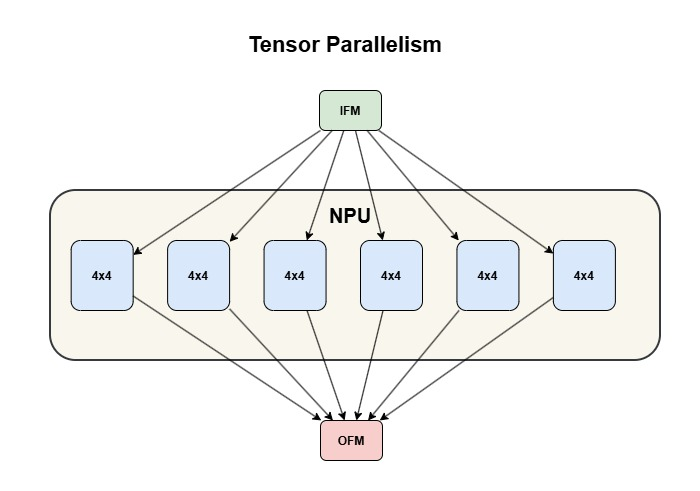
#> input picture versal_2ve/examples/cpp_examples/vart_multi_tenancy/images/latency.jpg, 700 x 491 px
$ python jpeg_to_binary.py --input ../cpp_examples/vart_multi_tenancy/images/latency.jpg
#> lines starting #> are read from the running program, lines starting #| are printed output that depends on the picture
#!/usr/bin/env python3
"""
JPEG to Binary (.bin) Preprocessor

Resizes, normalizes (mean subtraction + scaling), and converts a JPEG image
into a raw binary file suitable for NPU inference input (IFM).

Processing pipeline:
  1. Load JPEG and convert to RGB.
  2. Resize to the target spatial dimensions (--shape, default 224x224).
  3. Rearrange channels to the requested pixel format (--format).
  4. Normalize: output = (pixel - MEAN) * SCALE   (per-channel).
  5. Cast to the requested data type (--dtype, default FP16).
  6. Write raw binary to disk.

The MEAN and SCALE constants at the top of this script control
per-channel normalization. They are specified in R, G, B order and
automatically reordered for BGR-based formats.
Edit them to match the preprocessing expected by your model.

Usage examples:
    python jpeg_to_binary.py -i input.jpg -f RGB
    python jpeg_to_binary.py -i input.jpg -f RGBP --shape 224x224 --dtype FP32
    python jpeg_to_binary.py -i input.jpg -f BGR -o output.bin
"""

import argparse
import numpy as np
from PIL import Image
import os
import sys

# ---------------------------------------------------------------------------
# Preprocessing constants — edit these to match your model's requirements.
# Per-channel values are applied in R, G, B order.
# Normalization: output = (pixel - MEAN) * SCALE
# Default values below are for ResNet50.
# ---------------------------------------------------------------------------
MEAN  = [123.675, 116.28, 103.53]      # per-channel mean subtraction
SCALE = [0.017124, 0.017507, 0.017429]  # per-channel scale factor

SUPPORTED_FORMATS = [
    "RGB", "BGR", "RGBx", "BGRx", "RGBP", "BGRP",
]

SUPPORTED_DTYPES = {
    "INT8":    np.int8,
    "FP16":    np.float16,
    "FP32":    np.float32,
    "BF16":    None,           # handled separately (no native numpy type)
}


def float32_to_bfloat16(arr):
    """Convert a float32 numpy array to bfloat16 stored as uint16."""
    f32 = arr.astype(np.float32)
    raw = np.frombuffer(f32.tobytes(), dtype=np.uint32)
    bf16 = (raw >> 16).astype(np.uint16)
    return bf16


def parse_args():
    parser = argparse.ArgumentParser(
        description="Convert JPEG image to raw binary (.bin) file",
        formatter_class=argparse.RawDescriptionHelpFormatter,
        epilog="Supported formats:\n  " + ", ".join(SUPPORTED_FORMATS)
               + "\n\nSupported data types:\n  " + ", ".join(SUPPORTED_DTYPES.keys())
               + "\n\nMean and scale are configured via the MEAN / SCALE constants\n"
                 "at the top of the script (per-channel, R/G/B order).",
    )
    parser.add_argument("-i", "--input", required=True,
                        help="Input JPEG file path")
    parser.add_argument("-f", "--format", default="RGBP", choices=SUPPORTED_FORMATS,
                        metavar="FORMAT", help="Output pixel format (default: RGBP)")
    parser.add_argument("-o", "--output",
                        help="Output .bin file (default: <input>_<format>.bin)")
    parser.add_argument("--shape", default="224x224",
                        help="Resize to WxH before conversion (default: 224x224)")
    parser.add_argument("--dtype", choices=list(SUPPORTED_DTYPES.keys()),
                        default="FP16", metavar="DTYPE",
                        help="Output data type (default: FP16)")
    return parser.parse_args()


def parse_shape(shape_str):
    try:
        w, h = shape_str.lower().split("x")
        return int(w), int(h)
    except (ValueError, AttributeError):
        print(f"Error: Invalid shape '{shape_str}'. Expected WxH (e.g. 224x224).")
        sys.exit(1)


def convert_format(img_rgb, fmt):
    """
    Convert uint8 RGB image to the requested pixel format.

    Returns (data, shape_info_str, layout_str).
    """
    h, w = img_rgb.shape[:2]

    if fmt == "RGB":
        return img_rgb.copy(), f"({h}, {w}, 3)", "HWC"

    if fmt == "BGR":
        return img_rgb[:, :, ::-1].copy(), f"({h}, {w}, 3)", "HWC"

    if fmt == "RGBx":
        x = np.zeros((h, w, 1), dtype=np.uint8)
        return np.concatenate([img_rgb, x], axis=2), f"({h}, {w}, 4)", "HWC"

    if fmt == "BGRx":
        x = np.zeros((h, w, 1), dtype=np.uint8)
        return np.concatenate([img_rgb[:, :, ::-1], x], axis=2), f"({h}, {w}, 4)", "HWC"

    if fmt == "RGBP":
        d = img_rgb.transpose(2, 0, 1).copy()
        return d, f"(3, {h}, {w})", "CHW (Planar RGB)"

    if fmt == "BGRP":
        d = img_rgb[:, :, ::-1].transpose(2, 0, 1).copy()
        return d, f"(3, {h}, {w})", "CHW (Planar BGR)"

    raise ValueError(f"Unsupported format: {fmt}")


def apply_mean_scale(data, fmt):
    """Apply per-channel MEAN subtraction and SCALE multiplication.

    MEAN and SCALE are defined in R, G, B order. For BGR-based formats the
    values are automatically reordered to B, G, R so that each channel gets
    the correct normalization.
    """
    num_ch = 3
    mean = np.array(MEAN[:num_ch], dtype=np.float64)
    scale = np.array(SCALE[:num_ch], dtype=np.float64)

    # Reorder mean/scale for BGR-based formats (B, G, R)
    if fmt in ("BGR", "BGRx", "BGRP"):
        mean = mean[::-1].copy()
        scale = scale[::-1].copy()

    data = data.astype(np.float64)

    if fmt in ("RGBP", "BGRP"):
        # CHW layout: shape is (C, H, W)
        for c in range(num_ch):
            data[c] = (data[c] - mean[c]) * scale[c]
    elif fmt in ("RGBx", "BGRx"):
        # HWC layout with 4 channels: apply to first 3 only
        for c in range(num_ch):
            data[:, :, c] = (data[:, :, c] - mean[c]) * scale[c]
    else:
        # HWC layout with 3 channels
        for c in range(num_ch):
            data[:, :, c] = (data[:, :, c] - mean[c]) * scale[c]

    return data


def main():
    args = parse_args()

    if not os.path.isfile(args.input):
        print(f"Error: Input file '{args.input}' not found.")
        sys.exit(1)

    try:
        img = Image.open(args.input).convert("RGB")
#> img is the input picture: PIL image 700x491 RGB; mean R, G, B 244.3, 244.6, 243.9
    except Exception as e:
        print(f"Error loading image: {e}")
        sys.exit(1)

    orig_w, orig_h = img.size
#> orig_w = 700; orig_h = 491

    w_t, h_t = parse_shape(args.shape)
    if (w_t, h_t) != (orig_w, orig_h):
        img = img.resize((w_t, h_t), Image.LANCZOS)
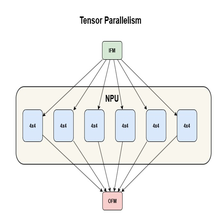
#> img: PIL image 224x224 RGB; mean R, G, B 243.9, 244.3, 243.6

    img_np = np.array(img, dtype=np.uint8)

    data, shape_info, layout = convert_format(img_np, args.format)
#> shape_info = '(3, 224, 224)'; layout = 'CHW (Planar RGB)'

    # Apply per-channel mean subtraction and scaling
    data = apply_mean_scale(data, args.format)

    out_dtype = args.dtype

    if out_dtype == "BF16":
        out_data = float32_to_bfloat16(data)
    else:
        out_data = data.astype(SUPPORTED_DTYPES[out_dtype])

    if args.output:
        out_path = args.output
    else:
        base = os.path.splitext(os.path.basename(args.input))[0]
        w_t, h_t = parse_shape(args.shape)
        num_ch = 4 if args.format in ("RGBx", "BGRx") else 3
        if args.format in ("RGBP", "BGRP"):
            shape_str = f"{num_ch}x{h_t}x{w_t}"   # CHW
        else:
            shape_str = f"{h_t}x{w_t}x{num_ch}"   # HWC
        out_path = f"{base}_{args.format}_{shape_str}_{out_dtype}.bin"

    out_data.tofile(out_path)

    sep = "=" * 55
    print(sep)
    print("  JPEG -> BIN Conversion Summary")
    print(sep)
    print(f"  Input file    : {args.input}")
    print(f"  Input size    : {orig_w} x {orig_h}")
#|   Input size    : 700 x 491
    if args.shape != "224x224" or (w_t, h_t) != (orig_w, orig_h):
        print(f"  Resized to    : {args.shape}")
    print(f"  Mean          : {MEAN}")
    print(f"  Scale         : {SCALE}")
    print("-" * 55)
    print(f"  Output file   : {out_path}")
    print(f"  Output format : {args.format}")
    print(f"  Output shape  : {shape_info}")
#|   Output shape  : (3, 224, 224)
    print(f"  Data layout   : {layout}")
#|   Data layout   : CHW (Planar RGB)
    print(f"  Data type     : {out_dtype}")
    print(f"  File size     : {os.path.getsize(out_path):,} bytes")
    print(sep)


if __name__ == "__main__":
    main()

$ run again, on versal_2ve/examples/cpp_examples/vart_multi_tenancy/images/throughput.jpg
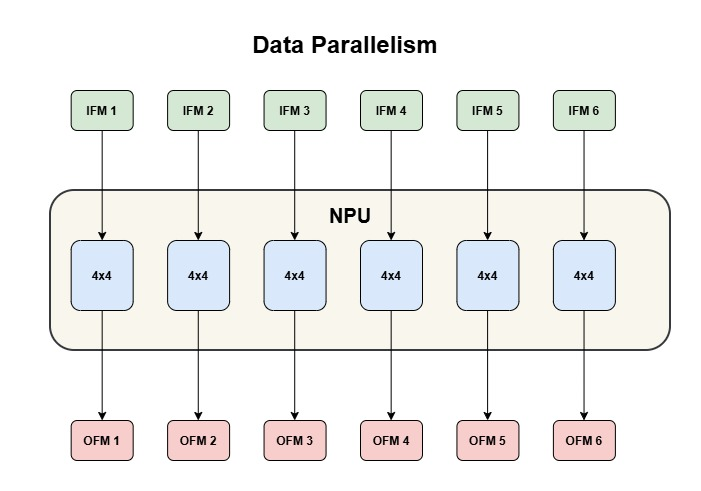
#> input picture versal_2ve/examples/cpp_examples/vart_multi_tenancy/images/throughput.jpg, 701 x 491 px
#> in main, img is the input picture: PIL image 701x491 RGB; mean R, G, B 240.7, 240.4, 239
#> in main, `img = img.resize((w_t, h_t), Image.LANCZOS)`:
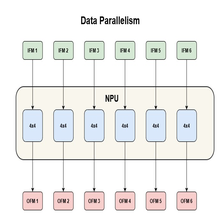
#> img: PIL image 224x224 RGB; mean R, G, B 240.3, 240, 238.6
#> shape_info = '(3, 224, 224)'; layout = 'CHW (Planar RGB)'
#|   Input size    : 701 x 491
#|   Output shape  : (3, 224, 224)
#|   Data layout   : CHW (Planar RGB)
